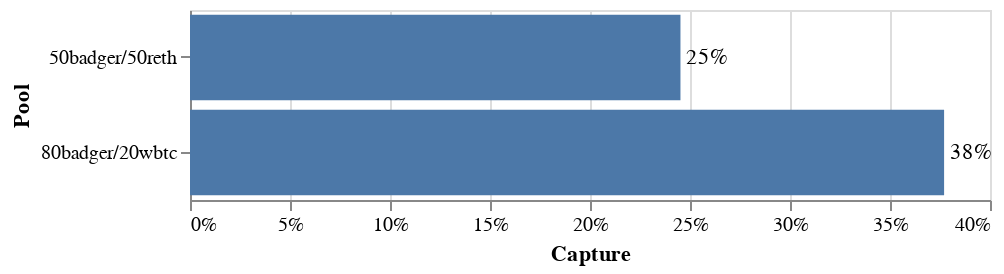

Here is the notebook cell this chart was saved with:
### Code cell
# Pool capture visual
chart = pool_capture_visuals(VISUAL_LABELS, [pool_capture_badger_wbtc, pool_capture_badger_reth])
chart.properties(height=95)

### Figure 1 — Vega-Lite specification as saved in the notebook (floating-point values rounded to 4 significant figures)
{"config": {"view": {"continuousWidth": 400, "continuousHeight": 300}}, "layer": [{"mark": "bar", "encoding": {"x": {"axis": {"format": ".0%"}, "field": "Capture", "type": "quantitative"}, "y": {"field": "Pool", "type": "ordinal"}}}, {"mark": {"type": "text", "align": "left", "baseline": "middle", "dx": 3}, "encoding": {"text": {"field": "Capture", "format": ".0%", "type": "quantitative"}, "x": {"axis": {"format": ".0%"}, "field": "Capture", "type": "quantitative"}, "y": {"field": "Pool", "type": "ordinal"}}}], "data": {"name": "data-a01b19527c51e72eaf1df9242ab6f0d4"}, "height": 95, "$schema": "https://vega.github.io/schema/vega-lite/v4.17.0.json", "datasets": {"data-a01b19527c51e72eaf1df9242ab6f0d4": [{"Pool": "80badger/20wbtc", "Capture": 0.377}, {"Pool": "50badger/50reth", "Capture": 0.2452}]}}
